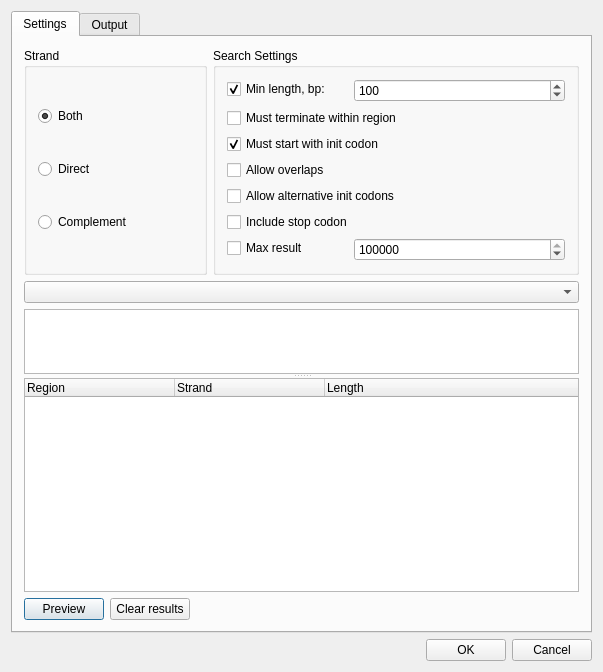
<?xml version="1.0" encoding="UTF-8"?>
<ui version="4.0">
 <class>ORFDialogBase</class>
 <widget class="QDialog" name="ORFDialogBase">
  <property name="geometry">
   <rect>
    <x>0</x>
    <y>0</y>
    <width>603</width>
    <height>672</height>
   </rect>
  </property>
  <property name="sizePolicy">
   <sizepolicy hsizetype="Preferred" vsizetype="Minimum">
    <horstretch>0</horstretch>
    <verstretch>0</verstretch>
   </sizepolicy>
  </property>
  <property name="minimumSize">
   <size>
    <width>0</width>
    <height>560</height>
   </size>
  </property>
  <property name="maximumSize">
   <size>
    <width>32767</width>
    <height>32767</height>
   </size>
  </property>
  <property name="mouseTracking">
   <bool>false</bool>
  </property>
  <property name="windowTitle">
   <string>ORF Marker</string>
  </property>
  <property name="toolTip">
   <string/>
  </property>
  <property name="whatsThis">
   <string>Find Open Reading Frames in sequence</string>
  </property>
  <property name="sizeGripEnabled">
   <bool>false</bool>
  </property>
  <layout class="QVBoxLayout" name="verticalLayout_5">
   <property name="sizeConstraint">
    <enum>QLayout::SetMinimumSize</enum>
   </property>
   <item>
    <widget class="QTabWidget" name="tabWidget">
     <property name="currentIndex">
      <number>0</number>
     </property>
     <widget class="QWidget" name="tab_3">
      <attribute name="title">
       <string>Settings</string>
      </attribute>
      <layout class="QVBoxLayout" name="verticalLayout_7">
       <item>
        <layout class="QVBoxLayout" name="verticalLayout_3">
         <item>
          <layout class="QHBoxLayout" name="horizontalLayout" stretch="1,2">
           <item>
            <widget class="QGroupBox" name="bgStrand">
             <property name="sizePolicy">
              <sizepolicy hsizetype="Minimum" vsizetype="Minimum">
               <horstretch>0</horstretch>
               <verstretch>0</verstretch>
              </sizepolicy>
             </property>
             <property name="title">
              <string>Strand</string>
             </property>
             <layout class="QVBoxLayout" name="verticalLayout">
              <item>
               <widget class="QRadioButton" name="rbBoth">
                <property name="toolTip">
                 <string>Search in both strands</string>
                </property>
                <property name="whatsThis">
                 <string>Search in both strands</string>
                </property>
                <property name="text">
                 <string>Both</string>
                </property>
                <property name="checked">
                 <bool>true</bool>
                </property>
               </widget>
              </item>
              <item>
               <widget class="QRadioButton" name="rbDirect">
                <property name="toolTip">
                 <string>Search frames in direct strand only</string>
                </property>
                <property name="whatsThis">
                 <string>Search frames in direct strand only</string>
                </property>
                <property name="text">
                 <string>Direct</string>
                </property>
                <property name="shortcut">
                 <string/>
                </property>
                <property name="checked">
                 <bool>false</bool>
                </property>
               </widget>
              </item>
              <item>
               <widget class="QRadioButton" name="rbComplement">
                <property name="toolTip">
                 <string>Search frames in complement strand only</string>
                </property>
                <property name="whatsThis">
                 <string>Search frames in complement strand only</string>
                </property>
                <property name="text">
                 <string>Complement</string>
                </property>
                <property name="shortcut">
                 <string/>
                </property>
               </widget>
              </item>
             </layout>
            </widget>
           </item>
           <item>
            <widget class="QGroupBox" name="groupBox">
             <property name="minimumSize">
              <size>
               <width>0</width>
               <height>0</height>
              </size>
             </property>
             <property name="maximumSize">
              <size>
               <width>16777215</width>
               <height>16777215</height>
              </size>
             </property>
             <property name="title">
              <string>Search Settings</string>
             </property>
             <layout class="QFormLayout" name="formLayout">
              <item row="0" column="0">
               <widget class="QCheckBox" name="ckMinLen">
                <property name="minimumSize">
                 <size>
                  <width>121</width>
                  <height>20</height>
                 </size>
                </property>
                <property name="toolTip">
                 <string>Ignore ORFs shorter than the specified length</string>
                </property>
                <property name="whatsThis">
                 <string>Ignore ORFs shorter than the specified length</string>
                </property>
                <property name="text">
                 <string>Min length, bp:</string>
                </property>
                <property name="checked">
                 <bool>true</bool>
                </property>
               </widget>
              </item>
              <item row="2" column="0" colspan="2">
               <widget class="QCheckBox" name="ckFit">
                <property name="toolTip">
                 <string>Ignore boundary ORFs which last beyond the search region(i.e. have no stop codon within the range).
             </string>
                </property>
                <property name="whatsThis">
                 <string>Ignore boundary ORFs which last beyond the search region(i.e. have no stop codon within the range).
             </string>
                </property>
                <property name="text">
                 <string>Must terminate within region</string>
                </property>
               </widget>
              </item>
              <item row="4" column="0" colspan="2">
               <widget class="QCheckBox" name="ckInit">
                <property name="toolTip">
                 <string>Specifies that each ORF found must start with the start codon</string>
                </property>
                <property name="whatsThis">
                 <string>Specifies that each ORF found must start with the start codon</string>
                </property>
                <property name="text">
                 <string>Must start with init codon</string>
                </property>
                <property name="checked">
                 <bool>true</bool>
                </property>
               </widget>
              </item>
              <item row="6" column="0">
               <widget class="QCheckBox" name="ckOverlap">
                <property name="toolTip">
                 <string>
               Allow alternative (downstream) initiators, when another start codon is located within a longer ORF.
               Then all possible ORF will be found, not only the longest ones.
             </string>
                </property>
                <property name="text">
                 <string>Allow overlaps</string>
                </property>
               </widget>
              </item>
              <item row="7" column="0" colspan="2">
               <widget class="QCheckBox" name="ckAlt">
                <property name="enabled">
                 <bool>true</bool>
                </property>
                <property name="sizePolicy">
                 <sizepolicy hsizetype="Preferred" vsizetype="Fixed">
                  <horstretch>0</horstretch>
                  <verstretch>0</verstretch>
                 </sizepolicy>
                </property>
                <property name="toolTip">
                 <string>
               Allow ORFs starting with alternative initiation codons,
               accordingly to the current translation table.
             </string>
                </property>
                <property name="whatsThis">
                 <string>
               Allow ORFs starting with alternative initiation codons,
               accordingly to the current translation table.
             </string>
                </property>
                <property name="text">
                 <string>Allow alternative init codons</string>
                </property>
               </widget>
              </item>
              <item row="9" column="0" colspan="2">
               <widget class="QCheckBox" name="ckIncStopCodon">
                <property name="toolTip">
                 <string>&lt;!DOCTYPE HTML PUBLIC &quot;-//W3C//DTD HTML 4.0//EN&quot; &quot;http://www.w3.org/TR/REC-html40/strict.dtd&quot;&gt;
&lt;html&gt;&lt;head&gt;&lt;meta name=&quot;qrichtext&quot; content=&quot;1&quot; /&gt;&lt;style type=&quot;text/css&quot;&gt;
p, li { white-space: pre-wrap; }
&lt;/style&gt;&lt;/head&gt;&lt;body style=&quot; font-family:'MS Shell Dlg 2'; font-size:8.25pt; font-weight:400; font-style:normal;&quot;&gt;
&lt;p style=&quot; margin-top:0px; margin-bottom:0px; margin-left:0px; margin-right:0px; -qt-block-indent:0; text-indent:0px;&quot;&gt;&lt;span style=&quot; font-size:8pt;&quot;&gt;Include stop codon into resulting annotation. &lt;/span&gt;&lt;/p&gt;&lt;/body&gt;&lt;/html&gt;</string>
                </property>
                <property name="text">
                 <string>Include stop codon</string>
                </property>
               </widget>
              </item>
              <item row="10" column="0">
               <widget class="QCheckBox" name="maxResult">
                <property name="minimumSize">
                 <size>
                  <width>117</width>
                  <height>20</height>
                 </size>
                </property>
                <property name="text">
                 <string>Max result</string>
                </property>
               </widget>
              </item>
              <item row="10" column="1">
               <widget class="QSpinBox" name="maxResultField">
                <property name="maximum">
                 <number>500000</number>
                </property>
                <property name="singleStep">
                 <number>100</number>
                </property>
                <property name="value">
                 <number>200000</number>
                </property>
               </widget>
              </item>
              <item row="0" column="1">
               <widget class="QSpinBox" name="sbMinLen">
                <property name="enabled">
                 <bool>true</bool>
                </property>
                <property name="sizePolicy">
                 <sizepolicy hsizetype="Minimum" vsizetype="Minimum">
                  <horstretch>0</horstretch>
                  <verstretch>0</verstretch>
                 </sizepolicy>
                </property>
                <property name="toolTip">
                 <string/>
                </property>
                <property name="whatsThis">
                 <string/>
                </property>
                <property name="suffix">
                 <string/>
                </property>
                <property name="minimum">
                 <number>1</number>
                </property>
                <property name="maximum">
                 <number>999999999</number>
                </property>
                <property name="value">
                 <number>100</number>
                </property>
               </widget>
              </item>
             </layout>
            </widget>
           </item>
          </layout>
         </item>
         <item>
          <widget class="QComboBox" name="transCombo"/>
         </item>
        </layout>
       </item>
       <item>
        <widget class="QSplitter" name="splitter">
         <property name="orientation">
          <enum>Qt::Vertical</enum>
         </property>
         <property name="childrenCollapsible">
          <bool>false</bool>
         </property>
         <widget class="QTextEdit" name="codonsView">
          <property name="sizePolicy">
           <sizepolicy hsizetype="Expanding" vsizetype="Preferred">
            <horstretch>0</horstretch>
            <verstretch>1</verstretch>
           </sizepolicy>
          </property>
          <property name="minimumSize">
           <size>
            <width>0</width>
            <height>65</height>
           </size>
          </property>
          <property name="maximumSize">
           <size>
            <width>16777215</width>
            <height>130</height>
           </size>
          </property>
          <property name="readOnly">
           <bool>true</bool>
          </property>
         </widget>
         <widget class="QWidget" name="widget" native="true">
          <property name="sizePolicy">
           <sizepolicy hsizetype="Preferred" vsizetype="Preferred">
            <horstretch>0</horstretch>
            <verstretch>4</verstretch>
           </sizepolicy>
          </property>
          <layout class="QVBoxLayout" name="verticalLayout_4">
           <property name="leftMargin">
            <number>0</number>
           </property>
           <property name="topMargin">
            <number>0</number>
           </property>
           <property name="rightMargin">
            <number>0</number>
           </property>
           <property name="bottomMargin">
            <number>0</number>
           </property>
           <item>
            <layout class="QVBoxLayout" name="verticalLayout_2">
             <item>
              <layout class="QHBoxLayout" name="rangeSelectorLayout"/>
             </item>
             <item>
              <widget class="QTreeWidget" name="resultsTree">
               <property name="sizePolicy">
                <sizepolicy hsizetype="Expanding" vsizetype="Expanding">
                 <horstretch>0</horstretch>
                 <verstretch>4</verstretch>
                </sizepolicy>
               </property>
               <property name="rootIsDecorated">
                <bool>false</bool>
               </property>
               <attribute name="headerMinimumSectionSize">
                <number>150</number>
               </attribute>
               <attribute name="headerDefaultSectionSize">
                <number>150</number>
               </attribute>
               <column>
                <property name="text">
                 <string>Region</string>
                </property>
               </column>
               <column>
                <property name="text">
                 <string>Strand</string>
                </property>
               </column>
               <column>
                <property name="text">
                 <string>Length</string>
                </property>
               </column>
              </widget>
             </item>
             <item>
              <layout class="QHBoxLayout" name="horizontalLayout_4">
               <item>
                <widget class="QPushButton" name="pbFindAll">
                 <property name="enabled">
                  <bool>true</bool>
                 </property>
                 <property name="sizePolicy">
                  <sizepolicy hsizetype="Minimum" vsizetype="Fixed">
                   <horstretch>0</horstretch>
                   <verstretch>0</verstretch>
                  </sizepolicy>
                 </property>
                 <property name="toolTip">
                  <string/>
                 </property>
                 <property name="whatsThis">
                  <string>Start searching ORFs</string>
                 </property>
                 <property name="text">
                  <string>Preview</string>
                 </property>
                 <property name="shortcut">
                  <string/>
                 </property>
                 <property name="default">
                  <bool>true</bool>
                 </property>
                 <property name="flat">
                  <bool>false</bool>
                 </property>
                </widget>
               </item>
               <item>
                <widget class="QPushButton" name="pbClearList">
                 <property name="sizePolicy">
                  <sizepolicy hsizetype="Minimum" vsizetype="Fixed">
                   <horstretch>0</horstretch>
                   <verstretch>0</verstretch>
                  </sizepolicy>
                 </property>
                 <property name="text">
                  <string>Clear results</string>
                 </property>
                 <property name="shortcut">
                  <string/>
                 </property>
                </widget>
               </item>
               <item>
                <spacer name="horizontalSpacer">
                 <property name="orientation">
                  <enum>Qt::Horizontal</enum>
                 </property>
                 <property name="sizeHint" stdset="0">
                  <size>
                   <width>40</width>
                   <height>20</height>
                  </size>
                 </property>
                </spacer>
               </item>
              </layout>
             </item>
            </layout>
           </item>
          </layout>
         </widget>
        </widget>
       </item>
      </layout>
     </widget>
     <widget class="QWidget" name="tab_4">
      <attribute name="title">
       <string>Output</string>
      </attribute>
      <layout class="QVBoxLayout" name="verticalLayout_6">
       <item>
        <widget class="QWidget" name="annotationsWidget" native="true"/>
       </item>
       <item>
        <spacer name="verticalSpacer">
         <property name="orientation">
          <enum>Qt::Vertical</enum>
         </property>
         <property name="sizeHint" stdset="0">
          <size>
           <width>20</width>
           <height>40</height>
          </size>
         </property>
        </spacer>
       </item>
      </layout>
     </widget>
    </widget>
   </item>
   <item>
    <layout class="QHBoxLayout" name="horizontalLayout_5">
     <item>
      <widget class="QLabel" name="statusLabel">
       <property name="text">
        <string/>
       </property>
      </widget>
     </item>
     <item>
      <widget class="QDialogButtonBox" name="buttonBox">
       <property name="standardButtons">
        <set>QDialogButtonBox::Cancel|QDialogButtonBox::Ok</set>
       </property>
      </widget>
     </item>
    </layout>
   </item>
  </layout>
 </widget>
 <layoutdefault spacing="6" margin="11"/>
 <resources/>
 <connections>
  <connection>
   <sender>buttonBox</sender>
   <signal>accepted()</signal>
   <receiver>ORFDialogBase</receiver>
   <slot>accept()</slot>
   <hints>
    <hint type="sourcelabel">
     <x>285</x>
     <y>587</y>
    </hint>
    <hint type="destinationlabel">
     <x>279</x>
     <y>304</y>
    </hint>
   </hints>
  </connection>
  <connection>
   <sender>buttonBox</sender>
   <signal>rejected()</signal>
   <receiver>ORFDialogBase</receiver>
   <slot>reject()</slot>
   <hints>
    <hint type="sourcelabel">
     <x>285</x>
     <y>587</y>
    </hint>
    <hint type="destinationlabel">
     <x>279</x>
     <y>304</y>
    </hint>
   </hints>
  </connection>
 </connections>
</ui>
